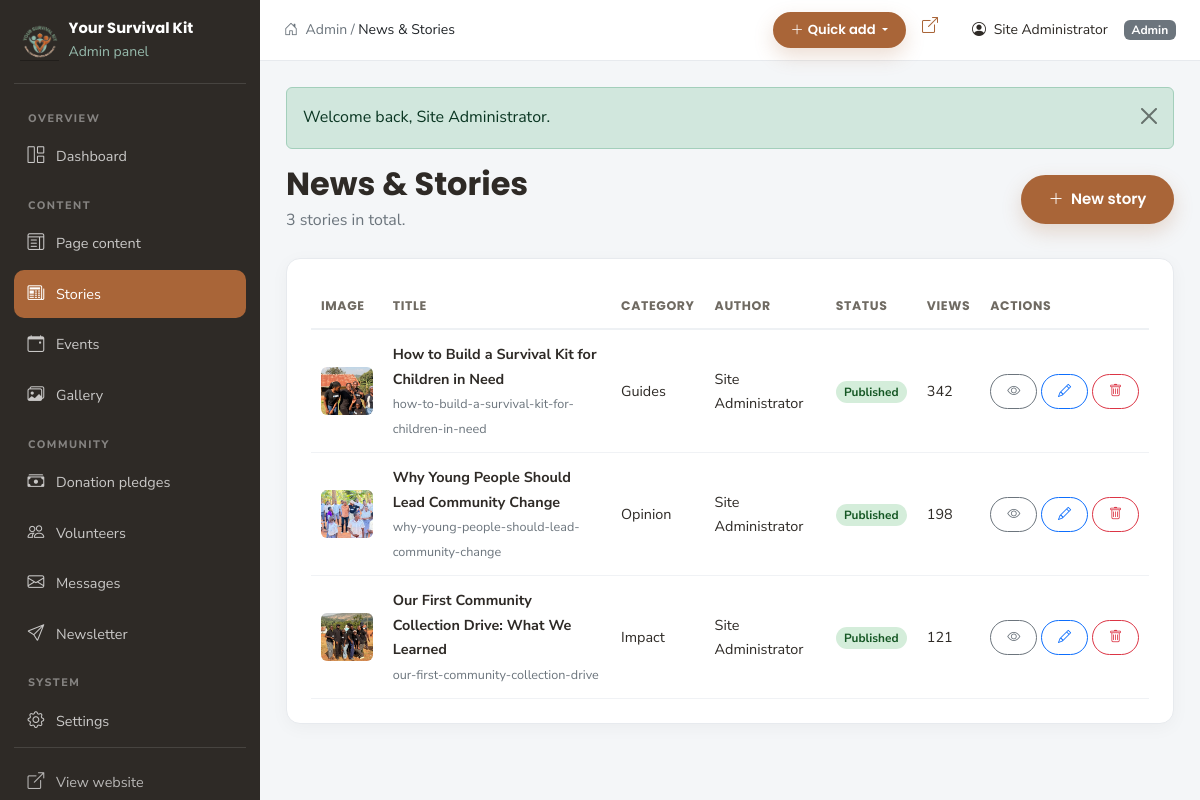
Screenshot of /admin/news.php (signed in) with the database file from the repository.
### tables this page shows
CREATE TABLE IF NOT EXISTS news (
  id            INT UNSIGNED AUTO_INCREMENT PRIMARY KEY,
  title         VARCHAR(220) NOT NULL,
  slug          VARCHAR(240) NOT NULL UNIQUE,
  category      VARCHAR(80) NOT NULL DEFAULT 'News',
  excerpt       TEXT,
  content       LONGTEXT,
  image         VARCHAR(255),
  author_id     INT UNSIGNED DEFAULT NULL,
  status        ENUM('draft','published') NOT NULL DEFAULT 'draft',
  views         INT NOT NULL DEFAULT 0,
  published_at  DATETIME DEFAULT NULL,
  created_at    TIMESTAMP NOT NULL DEFAULT CURRENT_TIMESTAMP,
  updated_at    TIMESTAMP NOT NULL DEFAULT CURRENT_TIMESTAMP ON UPDATE CURRENT_TIMESTAMP,
  KEY idx_status (status),
  KEY idx_published (published_at),
  CONSTRAINT fk_news_author FOREIGN KEY (author_id) REFERENCES admin_users(id) ON DELETE SET NULL
);

### includes/config.php (called while the page is built, shortened)
<?php
function url(string $path = ''): string
{
    return BASE_URL . ltrim($path, '/');
}
function asset(string $path): string
{
    return url('assets/' . ltrim($path, '/'));
}

### includes/auth.php (called while the page is built, shortened)
<?php
require_once __DIR__ . '/functions.php';
function current_admin(): array
{
    global $pdo;
    $stmt = $pdo->prepare('SELECT id, name, email, role FROM admin_users WHERE id = ? LIMIT 1');
    $stmt->execute([$_SESSION['admin_id'] ?? 0]);
    $admin = $stmt->fetch() ?: ['id' => 0, 'name' => 'Administrator', 'email' => '', 'role' => 'admin'];
    return $admin;
}

### admin/news.php (the view, shortened to what this page needs)
<?php
$adminActive = 'news.php';
$pageTitle   = 'News & Stories';
require_once dirname(__DIR__) . '/includes/auth.php';
$action = $_GET['action'] ?? 'list';
require_once __DIR__ . '/includes/header.php';
$story = ['id' => 0, 'title' => '', 'slug' => '', 'category' => 'News', 'excerpt' => '', 'content' => '', 'image' => null, 'status' => 'draft', 'published_at' => date('Y-m-d\TH:i')];
if ($action === 'new' || $action === 'edit'): ?>
  <div class="d-flex justify-content-between align-items-center mb-4">
    <h2><?= $action === 'edit' ? 'Edit story' : 'New story' ?></h2>
    <a href="<?= e(url('admin/news.php')) ?>" class="btn btn-outline-secondary btn-sm"><i class="bi bi-arrow-left me-1"></i> All stories</a>
  </div>
  <form method="post" action="<?= e(url('admin/news.php')) ?>" enctype="multipart/form-data" class="admin-card">
    <?php csrf_field(); ?>
    <input type="hidden" name="do" value="save">
    <input type="hidden" name="id" value="<?= (int) $story['id'] ?>">
    <div class="row g-3">
      <div class="col-lg-8">
        <label class="form-label" for="title">Title *</label>
        <input class="form-control" id="title" name="title" value="<?= e($_POST['title'] ?? $story['title']) ?>" required>
      </div>
      <div class="col-lg-4">
        <label class="form-label" for="slug">URL slug</label>
        <input class="form-control" id="slug" name="slug" value="<?= e($_POST['slug'] ?? $story['slug']) ?>" placeholder="auto-from-title">
        <small class="text-secondary">Leave blank to generate from the title.</small>
      </div>
      <div class="col-md-4">
        <label class="form-label" for="category">Category</label>
        <input class="form-control" id="category" name="category" value="<?= e($_POST['category'] ?? $story['category']) ?>">
      </div>
      <div class="col-md-4">
        <label class="form-label" for="status">Status</label>
        <select class="form-select" id="status" name="status">
          <option value="draft" <?= ($_POST['status'] ?? $story['status']) === 'draft' ? 'selected' : '' ?>>Draft</option>
          <option value="published" <?= ($_POST['status'] ?? $story['status']) === 'published' ? 'selected' : '' ?>>Published</option>
        </select>
      </div>
      <div class="col-md-4">
        <label class="form-label" for="published_at">Publish date</label>
        <input type="datetime-local" class="form-control" id="published_at" name="published_at" value="<?= e($_POST['published_at'] ?? ($story['published_at'] ? date('Y-m-d\TH:i', strtotime($story['published_at'])) : date('Y-m-d\TH:i'))) ?>">
      </div>
      <div class="col-12">
        <label class="form-label" for="excerpt">Short summary</label>
        <textarea class="form-control" id="excerpt" name="excerpt" rows="2"><?= e($_POST['excerpt'] ?? $story['excerpt']) ?></textarea>
      </div>
      <div class="col-12">
        <label class="form-label" for="content">Article content * <small class="text-secondary">(HTML allowed)</small></label>
        <textarea class="form-control" id="content" name="content" rows="14" required data-counter="#contentCount"><?= e($_POST['content'] ?? $story['content']) ?></textarea>
        <small class="text-secondary d-block mt-1"><span id="contentCount">0</span> characters</small>
      </div>
      <div class="col-md-6">
        <label class="form-label" for="image">Cover image</label>
        <input type="file" class="form-control" id="image" name="image" accept="image/*" data-preview="#imagePreview">
        <img id="imagePreview" src="<?= e($story['image'] ? UPLOAD_URL . rawurlencode($story['image']) : asset('img/outreach/outreach-09.jpg')) ?>" alt="Preview" class="mt-2 rounded" style="max-height:130px;<?= $story['image'] ? '' : 'display:none' ?>">
      </div>
    </div>
    <div class="mt-4 d-flex gap-2">
      <button class="btn btn-ys" type="submit"><i class="bi bi-check2 me-1"></i> Save story</button>
      <a href="<?= e(url('admin/news.php')) ?>" class="btn btn-outline-secondary">Cancel</a>
    </div>
  </form>
<?php else:
    $all = $pdo->query('SELECT n.*, a.name AS author_name FROM news n LEFT JOIN admin_users a ON a.id=n.author_id ORDER BY n.created_at DESC')->fetchAll();
?>
  <div class="d-flex flex-wrap justify-content-between align-items-center mb-4 gap-2">
    <div><h2 class="mb-1">News & Stories</h2><p class="text-secondary mb-0"><?= count($all) ?> stories in total.</p></div>
    <a href="<?= e(url('admin/news.php?action=new')) ?>" class="btn btn-ys"><i class="bi bi-plus-lg me-1"></i> New story</a>
  </div>
  <div class="admin-card">
    <?php if ($all): ?>
      <div class="table-responsive">
        <table class="admin-table">
          <thead><tr><th>Image</th><th>Title</th><th>Category</th><th>Author</th><th>Status</th><th>Views</th><th>Actions</th></tr></thead>
          <tbody>
            <?php foreach ($all as $n): ?>
              <tr>
                <td><img class="table-img" src="<?= e(image_src($n['image'])) ?>" alt=""></td>
                <td><strong><?= e(excerpt($n['title'], 55)) ?></strong><br><small class="text-secondary"><?= e($n['slug']) ?></small></td>
                <td><?= e($n['category']) ?></td>
                <td><?= e($n['author_name'] ?? '—') ?></td>
                <td><span class="status-pill status-<?= e($n['status']) ?>"><?= e(ucfirst($n['status'])) ?></span></td>
                <td><?= (int) $n['views'] ?></td>
                <td class="text-nowrap">
                  <?php if ($n['status'] === 'published'): ?>
                    <a class="btn btn-sm btn-outline-secondary" href="<?= e(url('news/' . $n['slug'])) ?>" target="_blank" title="View"><i class="bi bi-eye"></i></a>
                  <?php endif; ?>
                  <a class="btn btn-sm btn-outline-primary" href="<?= e(url('admin/news.php?action=edit&id=' . $n['id'])) ?>" title="Edit"><i class="bi bi-pencil"></i></a>
                  <form method="post" action="<?= e(url('admin/news.php')) ?>" class="d-inline" data-confirm="Delete this story permanently?">
                    <button class="btn btn-sm btn-outline-danger" title="Delete"><i class="bi bi-trash"></i></button>
                  </form>
                </td>
              </tr>
            <?php endforeach; ?>
          </tbody>
        </table>
      </div>
    <?php else: ?>
      <p class="text-secondary mb-0">No stories yet. Create your first one.</p>
    <?php endif; ?>
  </div>
<?php endif; ?>
<?php require_once __DIR__ . '/includes/footer.php'; ?>

### admin/includes/header.php (shortened to what this page needs)
<?php
require_once dirname(__DIR__) . '/../includes/auth.php';
$admin       = current_admin();
$adminActive = $adminActive ?? '';
$menu = [
  ['label' => 'Overview', 'items' => [
    ['key' => '',            'icon' => 'bi-grid-1x2',      'label' => 'Dashboard',         'title' => 'Dashboard overview'],
  ]],
  ['label' => 'Content', 'items' => [
    ['key' => 'content.php', 'icon' => 'bi-layout-text-window', 'label' => 'Page content',  'title' => 'Edit headings, text and section photos'],
    ['key' => 'news.php',    'icon' => 'bi-newspaper',     'label' => 'Stories',           'title' => 'Add, edit and delete news stories'],
    ['key' => 'events.php',  'icon' => 'bi-calendar-event','label' => 'Events',            'title' => 'Add, edit, delete and announce events'],
    ['key' => 'gallery.php', 'icon' => 'bi-images',        'label' => 'Gallery',           'title' => 'Add, edit, reorder and publish photos'],
  ]],
  ['label' => 'Community', 'items' => [
    ['key' => 'donations.php',   'icon' => 'bi-cash-stack', 'label' => 'Donation pledges', 'title' => 'Review, confirm and delete donation pledges'],
    ['key' => 'volunteers.php',  'icon' => 'bi-people',     'label' => 'Volunteers',       'title' => 'Review and update volunteer applications'],
    ['key' => 'messages.php',    'icon' => 'bi-envelope',   'label' => 'Messages',         'title' => 'Read, reply to and delete messages'],
    ['key' => 'subscribers.php', 'icon' => 'bi-send',       'label' => 'Newsletter',       'title' => 'Add, verify and remove subscribers'],
  ]],
  ['label' => 'System', 'items' => [
    ['key' => 'settings.php', 'icon' => 'bi-gear', 'label' => 'Settings', 'title' => 'Contact details, email delivery, stats and password'],
  ]],
];
?>
<!doctype html>
<html lang="en">
<head>
  <link href="https://cdn.jsdelivr.net/npm/bootstrap@5.3.3/dist/css/bootstrap.min.css" rel="stylesheet">
  <link href="https://cdn.jsdelivr.net/npm/bootstrap-icons@1.11.3/font/bootstrap-icons.min.css" rel="stylesheet">
  <link href="<?= e(asset('css/style.css') . '?v=20261128b') ?>" rel="stylesheet">
</head>
<body class="admin-body">
<aside class="admin-sidebar" id="adminSidebar" aria-label="Admin menu">
  <div class="brand">
    <img src="<?= e(asset('img/logo.png')) ?>" alt="Logo">
    <div class="flex-grow-1">
      <strong>Your Survival Kit</strong>
      <small style="color:var(--ys-green)">Admin panel</small>
    </div>
  </div>
  <nav class="admin-nav">
    <ul class="nav flex-column">
      <?php foreach ($menu as $group): ?>
        <li class="admin-nav-group"><?= e($group['label']) ?></li>
        <?php foreach ($group['items'] as $item): ?>
          <?php
          $href   = $item['key'] ?: 'index.php';
          $active = ($adminActive === $item['key']) ? ' active' : '';
          ?>
          <li class="nav-item">
            <a class="nav-link<?= $active ?>" href="<?= e(url('admin/' . $href)) ?>" title="<?= e($item['title']) ?>">
              <i class="bi <?= e($item['icon']) ?>"></i>
              <span><?= e($item['label']) ?></span>
            </a>
          </li>
        <?php endforeach; ?>
      <?php endforeach; ?>
    </ul>
  </nav>
  <div class="admin-sidebar-foot">
    <a class="nav-link" href="<?= e(url()) ?>" target="_blank" rel="noopener"><i class="bi bi-box-arrow-up-right"></i> View website</a>
  </div>
</aside>
<div class="admin-main">
  <header class="admin-topbar">
    <div class="d-flex align-items-center min-w-0">
      <span class="text-secondary small admin-breadcrumb">
        <i class="bi bi-house-door me-1"></i> Admin / <span class="text-dark"><?= e($pageTitle ?? 'Dashboard') ?></span>
      </span>
    </div>
    <div class="d-flex align-items-center gap-2 gap-md-3">
      <div class="dropdown">
        <button class="btn btn-ys btn-sm dropdown-toggle" type="button" id="adminQuickAdd"
                data-bs-toggle="dropdown" aria-expanded="false" aria-label="Quick add">
          <i class="bi bi-plus-lg me-md-1"></i><span class="d-none d-md-inline">Quick add</span>
        </button>
      </div>
      <a class="admin-top-icon d-none d-sm-inline" href="<?= e(url()) ?>" target="_blank" rel="noopener" title="View website" aria-label="View website"><i class="bi bi-box-arrow-up-right"></i></a>
      <span class="small admin-user-name"><i class="bi bi-person-circle me-1"></i> <?= e($admin['name']) ?></span>
      <span class="badge bg-secondary admin-role"><?= e(ucfirst($admin['role'])) ?></span>
    </div>
  </header>
  <div class="admin-content">

### assets/css/style.css (style rules this page uses)
:root { --ys-brown: #a96538; --ys-brown-dark: #7c4526; --ys-green: #96baac; --ys-green-dark: #5c8577; --ys-ink: #2e2a26; --ys-muted: #6f6a62; --ys-cream: #faf6ee; --ys-sand: #f0e8db; --ys-gold: #e5b24b; --ys-white: #ffffff; --ys-radius: 14px; --ys-shadow: 0 14px 40px rgba(46, 42, 38, .09); --ys-font-head: 'Poppins', sans-serif; --ys-font-body: 'Nunito Sans', sans-serif; }
html { scroll-behavior: smooth; }
body { font-family: var(--ys-font-body); color: var(--ys-ink); background: var(--ys-white); font-size: 16px; line-height: 1.7; }
h1, h2, h3, h4, h5, h6 { font-family: var(--ys-font-head); font-weight: 700; color: var(--ys-ink); }
a { color: var(--ys-brown); text-decoration: none; transition: color .2s ease; }
img { max-width: 100%; }
.btn { border-radius: 50px; padding: .7rem 1.6rem; font-family: var(--ys-font-head); font-weight: 600; font-size: .94rem; }
.btn-ys { background: var(--ys-brown); color: #fff; border: 2px solid var(--ys-brown); box-shadow: 0 8px 20px rgba(169,101,56,.22); }
.btn-sm { padding: .4rem 1rem; font-size: .82rem; }
.admin-body { background: #f4f6f8; }
.admin-sidebar { width: 260px; position: fixed; inset: 0 auto 0 0; background: var(--ys-ink); color: #fff; padding: 20px 14px; overflow-y: auto; z-index: 1040; display: flex; flex-direction: column; }
.admin-sidebar .brand { display: flex; align-items: center; gap: 10px; padding: 0 6px 18px; border-bottom: 1px solid rgba(255,255,255,.12); margin-bottom: 12px; }
.admin-sidebar .brand img { height: 38px; width: auto; }
.admin-sidebar .brand strong { font-family: var(--ys-font-head); font-size: .92rem; line-height: 1.2; display: block; }
.admin-nav { flex: 1 1 auto; }
.admin-nav-group { color: rgba(255,255,255,.42); font-size: .68rem; font-weight: 800; text-transform: uppercase; letter-spacing: .14em; padding: 14px 14px 4px; }
.admin-sidebar .nav-link { color: rgba(255,255,255,.74); border-radius: 10px; padding: 10px 13px; margin-bottom: 2px; font-size: .9rem; display: flex; align-items: center; gap: 11px; }
.admin-sidebar .nav-link i { font-size: 1.05rem; width: 18px; text-align: center; }
.admin-sidebar .nav-link:hover, .admin-sidebar .nav-link.active { background: var(--ys-brown); color: #fff; }
.admin-sidebar-foot { border-top: 1px solid rgba(255,255,255,.12); padding-top: 10px; margin-top: auto; }
.admin-sidebar-foot .nav-link { color: rgba(255,255,255,.66); }
.admin-main { margin-left: 260px; min-height: 100vh; }
.admin-topbar { position: sticky; top: 0; z-index: 1030; background: #fff; padding: 12px 24px; border-bottom: 1px solid #e7eaee; display: flex; justify-content: space-between; align-items: center; gap: 12px; }
.admin-breadcrumb { white-space: nowrap; overflow: hidden; text-overflow: ellipsis; }
.admin-top-icon { display: inline-grid; place-items: center; width: 34px; height: 34px; border-radius: 9px; color: var(--ys-brown); text-decoration: none; }
.admin-content { padding: 26px; }
.admin-card { background: #fff; border: 1px solid #e7eaee; border-radius: 14px; padding: 24px; box-shadow: 0 4px 18px rgba(0,0,0,.04); margin-bottom: 24px; }
.admin-table { width: 100%; font-size: .9rem; }
.admin-table th { font-family: var(--ys-font-head); font-size: .78rem; text-transform: uppercase; letter-spacing: .05em; color: var(--ys-muted); border-bottom: 2px solid #eef1f4; padding: 12px 10px; }
.admin-table td { padding: 12px 10px; border-bottom: 1px solid #f0f2f5; vertical-align: middle; }
.table-img { width: 62px; height: 48px; object-fit: cover; border-radius: 6px; }
.status-pill { border-radius: 50px; padding: .25em .7em; font-size: .74rem; font-weight: 700; }
.status-published, .status-active, .status-joined, .status-read { background: #d4edda; color: #155724; }
html { -webkit-text-size-adjust: 100%; }
body { overflow-x: hidden; }

### rows the page displays
news: image (picture), title "How to Build a Survival Kit for Children in Need", slug "how-to-build-a-survival-kit-for-children-in-need", category "Guides", author.name "Site Administrator", status "Published", views "342"
news: image (picture), title "Why Young People Should Lead Community Change", slug "why-young-people-should-lead-community-change", category "Opinion", author.name "Site Administrator", status "Published", views "198"
news: image (picture), title "Our First Community Collection Drive: What We Learned", slug "our-first-community-collection-drive", category "Impact", author.name "Site Administrator", status "Published", views "121"

### other values shown
$group['label'] "OVERVIEW"
$item['label'] "Dashboard"
$group['label'] "CONTENT"
$item['label'] "Page content"
$item['label'] "Stories"
$item['label'] "Events"
$item['label'] "Gallery"
$group['label'] "COMMUNITY"
$item['label'] "Donation pledges"
$item['label'] "Volunteers"
$item['label'] "Messages"
$item['label'] "Newsletter"
$group['label'] "SYSTEM"
$item['label'] "Settings"
$pageTitle "News & Stories"
